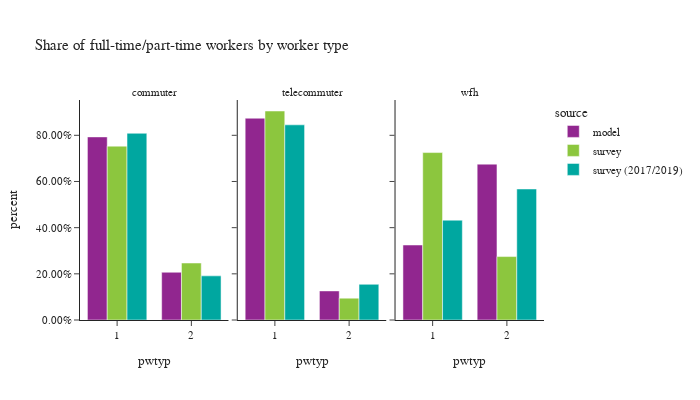

Notebook code cell kept with this figure:
### Code cell
# worker counts by worker type
df_worker_count = workers.groupby(['source','worker_type','pwtyp'])['pdexpfac']. \
    sum().reset_index()
df_worker_count['percent'] = df_worker_count.groupby(['source','worker_type'], group_keys=False)['pdexpfac']. \
    apply(lambda x: x / float(x.sum()))
# df_worker_count
fig = px.bar(df_worker_count.sort_values(by=['source']), x='pwtyp', y="percent", custom_data=['pdexpfac'],
             facet_col="worker_type",color="source",
             barmode="group",
             title="Share of full-time/part-time workers by worker type")
fig.for_each_annotation(lambda a: a.update(text = a.text.split("=")[-1]))
fig.update_traces(hovertemplate="share of workers: %{y:.2%}<br>" +
                                "worker counts: %{customdata[0]:.0f}",)
fig.update_layout(height=400, width=700, font=dict(size=11),
                  yaxis_tickformat = '.2%')
fig.show()

### Figure 1 — Plotly figure (JSON) as saved in the notebook; plotly's stock layout.template omitted (floating-point values rounded to 4 significant figures)
{"data": [{"alignmentgroup": "True", "customdata": [[1530000.0], [399000.0]], "hovertemplate": "share of workers: %{y:.2%}<br>worker counts: %{customdata[0]:.0f}", "legendgroup": "model", "marker": {"color": "#91268F", "pattern": {"shape": ""}}, "name": "model", "offsetgroup": "model", "orientation": "v", "showlegend": true, "textposition": "auto", "type": "bar", "x": [1, 2], "xaxis": "x", "y": [0.7931, 0.2069], "yaxis": "y"}, {"alignmentgroup": "True", "customdata": [[299700.0], [43190.0]], "hovertemplate": "share of workers: %{y:.2%}<br>worker counts: %{customdata[0]:.0f}", "legendgroup": "model", "marker": {"color": "#91268F", "pattern": {"shape": ""}}, "name": "model", "offsetgroup": "model", "orientation": "v", "showlegend": false, "textposition": "auto", "type": "bar", "x": [1, 2], "xaxis": "x2", "y": [0.8741, 0.1259], "yaxis": "y2"}, {"alignmentgroup": "True", "customdata": [[3320.0], [6900.0]], "hovertemplate": "share of workers: %{y:.2%}<br>worker counts: %{customdata[0]:.0f}", "legendgroup": "model", "marker": {"color": "#91268F", "pattern": {"shape": ""}}, "name": "model", "offsetgroup": "model", "orientation": "v", "showlegend": false, "textposition": "auto", "type": "bar", "x": [1, 2], "xaxis": "x3", "y": [0.3249, 0.6751], "yaxis": "y3"}, {"alignmentgroup": "True", "customdata": [[325900.0], [994100.0]], "hovertemplate": "share of workers: %{y:.2%}<br>worker counts: %{customdata[0]:.0f}", "legendgroup": "survey", "marker": {"color": "#8CC63E", "pattern": {"shape": ""}}, "name": "survey", "offsetgroup": "survey", "orientation": "v", "showlegend": true, "textposition": "auto", "type": "bar", "x": [2, 1], "xaxis": "x", "y": [0.2469, 0.7531], "yaxis": "y"}, {"alignmentgroup": "True", "customdata": [[18050.0], [172500.0]], "hovertemplate": "share of workers: %{y:.2%}<br>worker counts: %{customdata[0]:.0f}", "legendgroup": "survey", "marker": {"color": "#8CC63E", "pattern": {"shape": ""}}, "name": "survey", "offsetgroup": "survey", "orientation": "v", "showlegend": false, "textposition": "auto", "type": "bar", "x": [2, 1], "xaxis": "x2", "y": [0.0947, 0.9053], "yaxis": "y2"}, {"alignmentgroup": "True", "customdata": [[59780.0], [157800.0]], "hovertemplate": "share of workers: %{y:.2%}<br>worker counts: %{customdata[0]:.0f}", "legendgroup": "survey", "marker": {"color": "#8CC63E", "pattern": {"shape": ""}}, "name": "survey", "offsetgroup": "survey", "orientation": "v", "showlegend": false, "textposition": "auto", "type": "bar", "x": [2, 1], "xaxis": "x3", "y": [0.2748, 0.7252], "yaxis": "y3"}, {"alignmentgroup": "True", "customdata": [[1125000.0], [266000.0]], "hovertemplate": "share of workers: %{y:.2%}<br>worker counts: %{customdata[0]:.0f}", "legendgroup": "survey (2017/2019)", "marker": {"color": "#00A7A0", "pattern": {"shape": ""}}, "name": "survey (2017/2019)", "offsetgroup": "survey (2017/2019)", "orientation": "v", "showlegend": true, "textposition": "auto", "type": "bar", "x": [1, 2], "xaxis": "x", "y": [0.8088, 0.1912], "yaxis": "y"}, {"alignmentgroup": "True", "customdata": [[122700.0], [22450.0]], "hovertemplate": "share of workers: %{y:.2%}<br>worker counts: %{customdata[0]:.0f}", "legendgroup": "survey (2017/2019)", "marker": {"color": "#00A7A0", "pattern": {"shape": ""}}, "name": "survey (2017/2019)", "offsetgroup": "survey (2017/2019)", "orientation": "v", "showlegend": false, "textposition": "auto", "type": "bar", "x": [1, 2], "xaxis": "x2", "y": [0.8453, 0.1547], "yaxis": "y2"}, {"alignmentgroup": "True", "customdata": [[39840.0], [52290.0]], "hovertemplate": "share of workers: %{y:.2%}<br>worker counts: %{customdata[0]:.0f}", "legendgroup": "survey (2017/2019)", "marker": {"color": "#00A7A0", "pattern": {"shape": ""}}, "name": "survey (2017/2019)", "offsetgroup": "survey (2017/2019)", "orientation": "v", "showlegend": false, "textposition": "auto", "type": "bar", "x": [1, 2], "xaxis": "x3", "y": [0.4324, 0.5676], "yaxis": "y3"}], "layout": {"annotations": [{"font": {}, "showarrow": false, "text": "commuter", "x": 0.16, "xanchor": "center", "xref": "paper", "y": 1.0, "yanchor": "bottom", "yref": "paper"}, {"font": {}, "showarrow": false, "text": "telecommuter", "x": 0.5, "xanchor": "center", "xref": "paper", "y": 1.0, "yanchor": "bottom", "yref": "paper"}, {"font": {}, "showarrow": false, "text": "wfh", "x": 0.84, "xanchor": "center", "xref": "paper", "y": 1.0, "yanchor": "bottom", "yref": "paper"}], "barmode": "group", "font": {"size": 11}, "height": 400, "legend": {"title": {"text": "source"}, "tracegroupgap": 0}, "title": {"text": "Share of full-time/part-time workers by worker type"}, "width": 700, "xaxis": {"anchor": "y", "domain": [0.0, 0.32], "title": {"text": "pwtyp"}}, "xaxis2": {"anchor": "y2", "domain": [0.34, 0.66], "matches": "x", "title": {"text": "pwtyp"}}, "xaxis3": {"anchor": "y3", "domain": [0.68, 1.0], "matches": "x", "title": {"text": "pwtyp"}}, "yaxis": {"anchor": "x", "domain": [0.0, 1.0], "tickformat": ".2%", "title": {"text": "percent"}}, "yaxis2": {"anchor": "x2", "domain": [0.0, 1.0], "matches": "y", "showticklabels": false}, "yaxis3": {"anchor": "x3", "domain": [0.0, 1.0], "matches": "y", "showticklabels": false}}}
